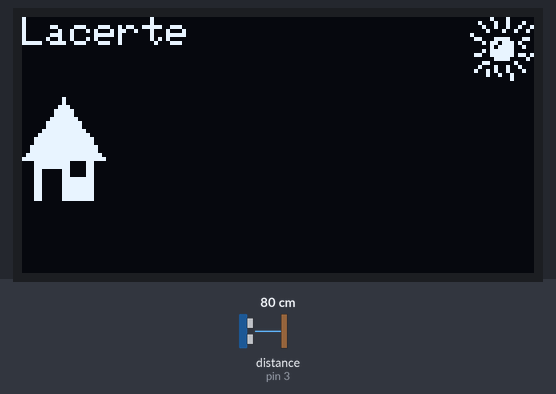
The sketch below on a simulated Arduino Uno, built with avr-gcc and run on an emulated ATmega328P. Shown: 128×64 one-colour display. The test bench sets the inputs (shaded band); at power-on: distance to the obstacle (sensor on pin 3) 80 cm. The display library's start-up logo is not drawn; what the sketch prints to the serial monitor is not drawn.

Above: at 3.2 s.
3.3 s: distance to the obstacle (sensor on pin 3) set to 2 cm
At 4.6 s:
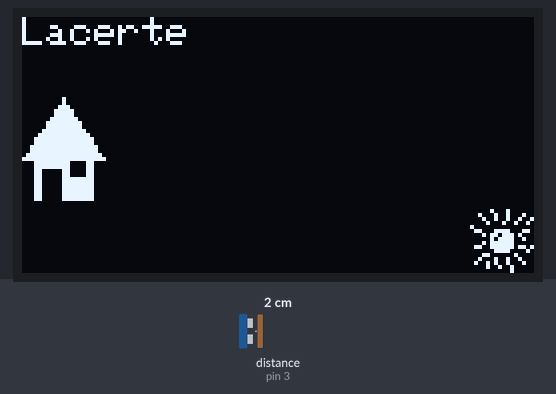
4.9 s: distance to the obstacle (sensor on pin 3) set to 18 cm
At 6.2 s:
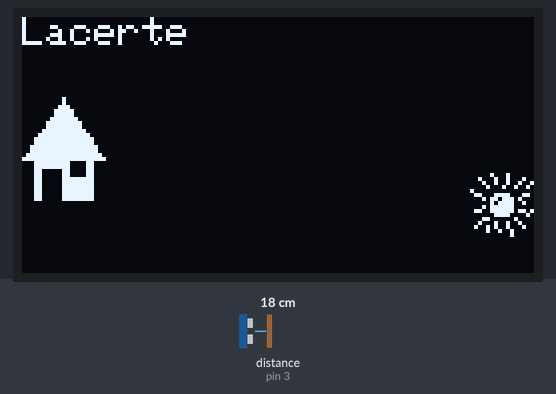
6.5 s: distance to the obstacle (sensor on pin 3) set to 35 cm
At 7.4 s:
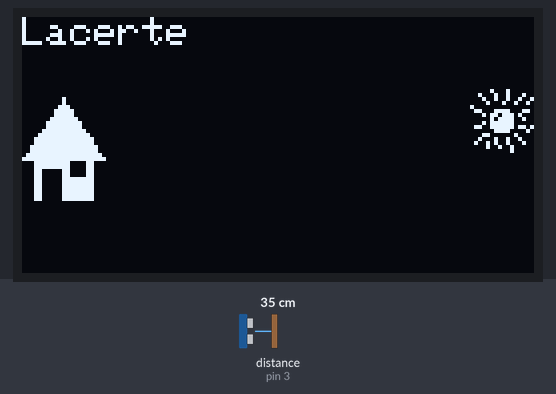
Timing chart, 0 to 9.5 s (numbered marks = the images above; inputs shaded):
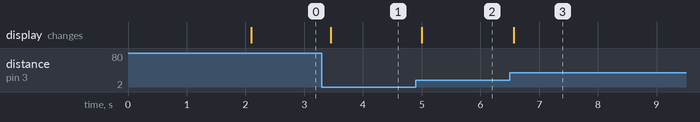

Measured:
- after the input at 3.3 s, the display: changes after 0.15 s (image 1)
- after the input at 4.9 s, the display: changes after 0.10 s (image 2)
- after the input at 6.5 s, the display: changes after 0.07 s (image 3)

The sketch:

labo_01.ino
```cpp
// Ultrasons
#define isRobot 0

#if isRobot
  #include <MeAuriga.h>
  MeUltrasonicSensor ultrasound(PORT_10);
#else
  #include <HCSR04.h>
  HCSR04 ultrasound(2, 3);
#endif

#include <Wire.h>
#include <Adafruit_GFX.h>
#include <Adafruit_SSD1306.h>

unsigned long ct = 0;

//Écran Oled
#define SCREEN_WIDTH 128
#define SCREEN_HEIGHT 64
#define OLED_RESET  -1
#define SCREEN_ADDRESS 0x3C
Adafruit_SSD1306 screen(SCREEN_WIDTH, SCREEN_HEIGHT, &Wire, OLED_RESET);

//    Sun
int sunMovement = 0;   //48 = hautD -- 0 = basD
#define sunH  16
#define sunW  16
static const unsigned char PROGMEM sun[] =
{
  0x04, 0x40, 0x22, 0x44, 0x12, 0x49, 0x08, 0x92, 0x80, 0x00, 0x63, 0xc6, 0x16, 0xe8, 0x05, 0xe4, 0x17, 0xe0, 0x67, 0xed, 0x03, 0xc2, 0x18, 0x10, 0x22, 0x48, 0x4a, 0x44, 0x09, 0x20, 0x00, 0x20
  // 0x00, 0x00, 0x00, 0x00, 0x3f, 0xfc, 0x03, 0xf0, 0x30, 0xc3, 0xfc, 0x30, 0x10, 0x20, 0x00, 0x60, 0x18, 0x7f, 0x00, 0xc0, 0x0c, 0x7f, 0xc3, 0x00, 0x06, 0x20, 0x7e, 0x00, 0x03, 0xc3, 0x23, 0x00,
  // 0x00, 0xe3, 0x33, 0x00, 0x01, 0xbe, 0x7e, 0x00, 0x1f, 0x1f, 0xf8, 0x00, 0x06, 0x78, 0x08, 0x00, 0x07, 0xf0, 0x08, 0x00, 0x00, 0xc0, 0x78, 0x00, 0x01, 0x98, 0x00, 0x00, 0x01, 0xcc, 0x18, 0x00,
  // 0x00, 0x7c, 0x08, 0x00, 0x00, 0x20, 0x08, 0x00, 0x00, 0x20, 0x08, 0x00, 0x00, 0x20, 0x08, 0x00, 0x00, 0x22, 0x38, 0x00, 0x00, 0x23, 0xf8, 0x00, 0x00, 0x21, 0x98, 0x00, 0x00, 0x21, 0x1c, 0x00, 0x00, 0x21, 0x14, 0x00, 0x00, 0x27, 0x1c, 0x00, 0x00, 0x2d, 0x0c, 0x00, 0x00, 0x39, 0x0c, 0x00, 0x00, 0x21, 0x0c, 0x00, 0x00, 0x21, 0x66, 0x00, 0x00, 0x61, 0x76, 0x00, 0x00, 0x41, 0xfd, 0x00
};

// Variables globales
int dist = 0;
int sunUpDist = 10;
int sunDownDist = 50;
int sunDown = 0;
int sunUp = 48;
// -


void setup() {
  Serial.begin(115200);
#if isRobot
  dist = ultrasound.distanceCm();
#else
  dist = ultrasound.dist();
#endif
  displayIni();
}

void loop() {
  ct = millis();
  getDist(ct);
  screenDisp(ct);
}

void displayIni() {
  if(!screen.begin(SSD1306_SWITCHCAPVCC, SCREEN_ADDRESS)) {
    Serial.println(F("Échec d'allocation SSD1306"));
    for(;;);
  }
  screen.display();
  delay(2000);  //Delay dans le setup est good, tu as dis à la dernière session!

  screen.clearDisplay();
}

void getDist(unsigned long ct) {
  unsigned static long lt;
  const unsigned int waitTime = 100;
  static int lastDistance = 0;
  static int tempDistance;

  if (ct - lt >= waitTime) {

#if isRobot
    tempDistance = ultrasound.distanceCm();
#else
    tempDistance = ultrasound.dist();
#endif

    if (tempDistance != 0) {
      dist = tempDistance;
      lastDistance = dist;
    }
    else {
      dist = lastDistance;
    }
    lt = ct;
    writeDist();
  }
}

void writeDist() {
  Serial.print("Distance : ");
  Serial.print(dist);
  Serial.println(" cm");
}

void screenDisp(unsigned long ct) {
  unsigned static long lt;
  const unsigned int waitTime = 100;
  static int lastDistance = 0;
  static int tempDistance;

  getNewSunMovement();

  if (ct - lt >= waitTime) {
    refreshScreen();
  }
}

void getNewSunMovement() {
  if (dist >= sunDownDist) {
    sunMovement = sunUp;
  }
  else if (dist <= sunUpDist) {
    sunMovement = sunDown;
  }
  else {
    sunMovement = map(dist, sunUpDist, sunDownDist, sunDown, sunUp);
  }
}

void refreshScreen() {
  screen.clearDisplay();

  screen.drawBitmap(
  (screen.width()  - sunW ),
  (screen.height() - sunH) - sunMovement,
  sun, sunW, sunH, 1);

  screen.fillTriangle(0, 35, 10, 20, 20, 35, SSD1306_WHITE);  //Roof
  screen.fillRect(3, 30, 15, 16, SSD1306_WHITE);  //Walls
  screen.fillRect(5, 38, 5, 8, SSD1306_INVERSE);  //Door
  screen.fillRect(12, 36, 4, 4, SSD1306_INVERSE);  //Window

  screen.setTextSize(1); // Draw 2X-scale text
  screen.setTextColor(SSD1306_WHITE);
  screen.setCursor(0, 0);
  screen.println(F("Lacerte"));

  screen.display();
}
```
